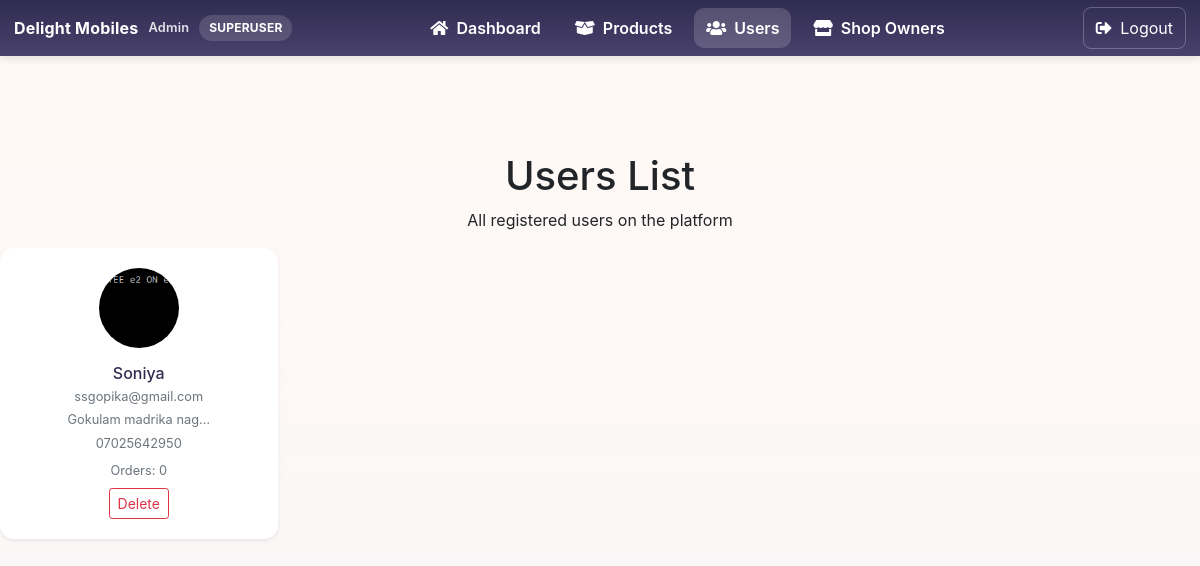
Page /site-admin/users/ (signed in) on the committed database.
### ecomapp/models.py (models this page shows, shortened)
class Profile(models.Model):
	user=models.ForeignKey(User,on_delete=models.CASCADE,null=True)
	card_type = models.ForeignKey('CardType', null=True, blank=True, on_delete=models.SET_NULL)
	address=models.CharField(max_length=255,null=True, blank=True)
	contact_no=models.CharField(max_length=15,null=True, blank=True)
	ration_card_number = models.CharField(max_length=32, null=True, blank=True)
	family_members = models.IntegerField(null=True, blank=True, help_text="Total family members")
	ration_card_front = models.ImageField(upload_to="ration_cards/", null=True, blank=True)
	ration_card_back = models.ImageField(upload_to="ration_cards/", null=True, blank=True)
	place = models.CharField(max_length=255, null=True, blank=True)
	shop_license_number = models.CharField(max_length=32, null=True, blank=True)
	shop_address = models.CharField(max_length=255, null=True, blank=True)
	image=models.ImageField(upload_to="image/",null=True,blank=True)

### ecomapp/views.py (the view)
# urls.py: path('site-admin/users/', views.admin_view_users, name='admin_view_users'),
@admin_required
def admin_view_users(request):
    from django.db.models import Count
    users = (
        Profile.objects
        .select_related('user', 'card_type')
        .filter(user__is_staff=False)
        .annotate(order_count=Count('user__orders'))
    )
    return render(request, 'admin/view_users.html', {'users': users})

### ecomapp/context_processors.py (called while the page is built)
def categories_context(request):
    return {
        'categories': Category.objects.all()
    }

def cart_count(request):
    try:
        if request.user.is_authenticated:
            return {
                'cart_count': Cart.objects.filter(user=request.user).count()
            }
    except Exception:
        pass
    return {'cart_count': 0}

def notifications_context(request):
    count = 0
    try:
        user = getattr(request, 'user', None)
        if user and user.is_authenticated:
            from .models import Notification
            count = Notification.objects.filter(recipient=user, is_read=False).count()
    except Exception:
        count = 0
    return { 'unread_notifications_count': count }

### ecomapp/views.py (called while the page is built)
def admin_required(view_func):
    return user_passes_test(lambda u: u.is_superuser)(view_func)

### templates/admin/view_users.html (shortened to what this page needs)
<!doctype html>
<html lang="en">
<head>
  <link rel="stylesheet" href="https://stackpath.bootstrapcdn.com/bootstrap/4.5.2/css/bootstrap.min.css">
</head>
<body style="background:linear-gradient(180deg, rgba(240,195,142,0.10) 0%, rgba(241,170,155,0.08) 40%, rgba(72,66,109,0.05) 100%);">
  <div class="admin-main-content" style="min-height:100vh;">
  {% include 'admin/admin_nav.html' %}
    <main class="py-4">
    <div class="admin-content">
      <div class="admin-header text-center">
        <h1>Users List</h1>
        <p>All registered users on the platform</p>
      </div>
      <div class="admin-cards">
      <div class="row">
        {% for u in users %}
        <div class="col-sm-6 col-md-4 col-lg-3 mb-4">
          <div class="card h-100 border-0 shadow-sm user-card" style="border-radius:14px;overflow:hidden;">
            <div class="card-body text-center">
              <div class="mb-3">
                {% if u.image %}
                  <img src="{{ u.image.url }}" class="user-image rounded-circle" style="width:80px;height:80px;object-fit:cover;">
                {% else %}
                  <div class="user-image rounded-circle mx-auto d-flex align-items-center justify-content-center" style="width:80px;height:80px;background:#f7f5fb;color:#888;">
                    <i class="fas fa-user" style="font-size:24px;"></i>
                  </div>
                {% endif %}
              </div>
              <h6 class="mb-1">
                <a href="{% url 'admin_user_detail' u.user.id %}" style="color:#312C51;text-decoration:none;">{{ u.user.username }}</a>
              </h6>
              <div class="text-muted small mb-1">{{ u.user.email }}</div>
              {% if u.address %}
                <div class="text-muted small mb-1">{{ u.address|truncatechars:20 }}</div>
              {% endif %}
              {% if u.contact_no %}
                <div class="text-muted small mb-2">{{ u.contact_no }}</div>
              {% endif %}
              <div class="small text-muted mb-2">Orders: {{ u.order_count|default:0 }}</div>
              <div class="d-flex justify-content-center">
                <form method="post" action="{% url 'admin_delete_user' u.user.id %}" style="display:inline;" onsubmit="return confirm('Are you sure you want to delete this user?')">
                  <button type="submit" class="btn btn-sm btn-outline-danger">Delete</button>
                </form>
              </div>
            </div>
          </div>
        </div>
        {% endfor %}
      </div>
      </div>
    </div>
    </main>
  </div>
</body>
</html>

### templates/admin/view_users.html (style rules this page uses)
.user-card { transition: transform 0.3s ease, box-shadow 0.3s ease; }
.user-card .user-image { transition: transform 0.3s ease; }
.user-card a { transition: color 0.3s ease; }
.user-card .btn { transition: all 0.3s ease; }

### templates/admin/admin_nav.html (style rules this page uses)
:root { --header-height:56px; --brand-color:#312C51; --accent:#F0C38E; --muted:#6b6b6b; }
body { margin:0; font-family: Inter, system-ui, -apple-system, "Segoe UI", Roboto, "Helvetica Neue", Arial; }
a { color:inherit; text-decoration:none }
.admin-main, .admin-main-content, .admin-content { margin-top: calc(var(--header-height) + 8px); }

### rows in the picture
Profile: image (picture), user.username "Soniya", user.email "ssgopika@gmail.com", address "Gokulam madrika nag…", contact_no "07025642950", order_count "0"
